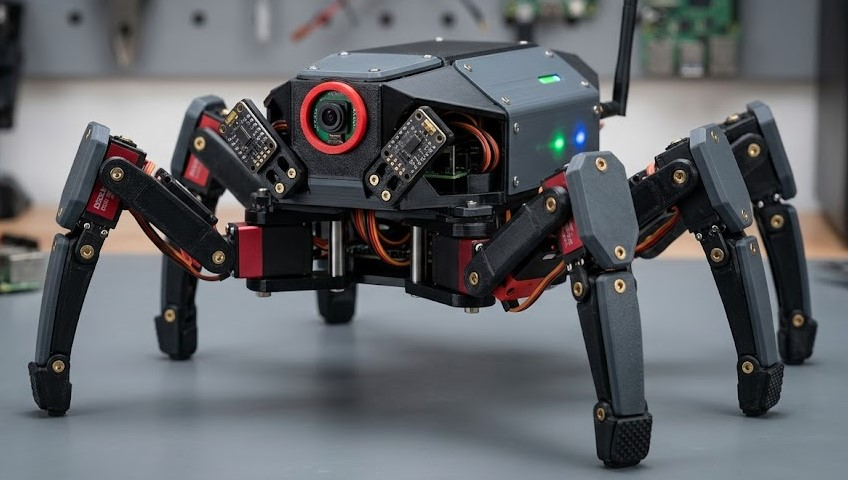
#> input picture watermarked_img_6003007774428129105.jpg, 848 x 480 px, given in place of the camera
$ python Spider_Robot_Vision.py
#> lines starting #> are read from the running program, lines starting #| are printed output that depends on the picture; after the words box and inside, x2 and y2 are one past the last pixel; in counts of white or black regions, pixels touching at a corner belong together
import cv2
import numpy as np
import time

GREEN = (0, 255, 0)
RED = (0, 0, 255)
BLUE = (255, 0, 0)

camera = cv2.VideoCapture(0)

if not camera.isOpened():
    print("Camera not found.")
    exit()

previous_time = time.time()

while True:

    success, frame = camera.read()
#> frame is the input picture: shape (480, 848, 3); mean B, G, R 103.5, 99.3, 96.8

    if not success:
        break

    hsv = cv2.cvtColor(frame, cv2.COLOR_BGR2HSV)
#> hsv: shape (480, 848, 3); mean H, S, V 93, 46.1, 107.8

    height, width = frame.shape[:2]
#> height = 480; width = 848

    # -------------------------
    # FPS Counter
    # -------------------------

    current_time = time.time()
    fps = 1 / (current_time - previous_time)
    previous_time = current_time

    # -------------------------
    # Crosshair
    # -------------------------

    frame_center_x = width // 2
#> frame_center_x = 424
    frame_center_y = height // 2
#> frame_center_y = 240

    lower_red = np.array([0, 120, 70])
    upper_red = np.array([10, 255, 255])

    mask = cv2.inRange(hsv, lower_red, upper_red)
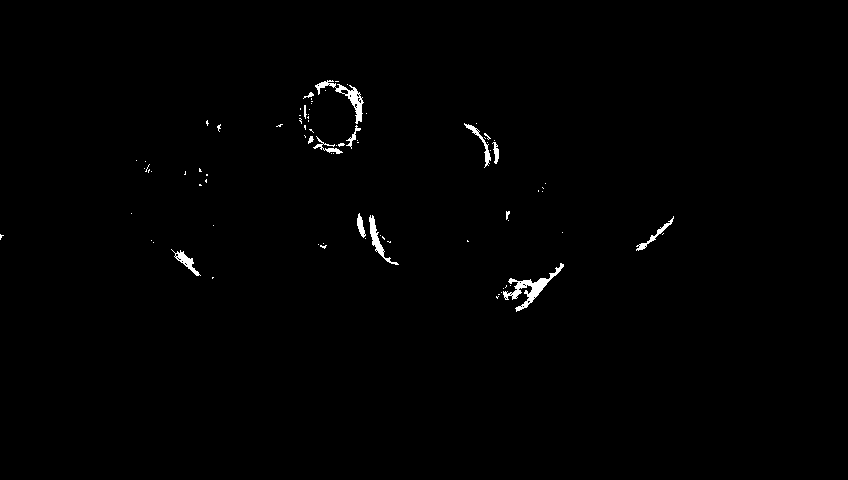
#> mask: shape (480, 848); 0.68% white; 84 white regions (70 under 20 px)

    contours, hierarchy = cv2.findContours(
        mask,
        cv2.RETR_EXTERNAL,
        cv2.CHAIN_APPROX_SIMPLE
    )
#> contours = 84 contours, 74 with area under 20; largest, box (x1, y1, x2, y2) and area: (503, 263, 564, 312) 542, (315, 80, 364, 124) 412, (369, 215, 399, 265) 238, (171, 249, 201, 276) 182, (464, 123, 491, 168) 142

    for contour in contours:

        x, y, w, h = cv2.boundingRect(contour)

        area = cv2.contourArea(contour)

        if area < 500:
             continue

        cv2.rectangle(
            frame,
            (x, y),
            (x + w, y + h),
            GREEN,
            2
        )

        center_x = x + w // 2
        center_y = y + h // 2
        error = center_x - frame_center_x
        if error > 40:
            direction = "Turn Right"
        elif error < -40:
            direction = "Turn Left"
        else:
            direction = "Go Straight"

        cv2.circle(
            frame,
            (center_x, center_y),
            5,
            GREEN,
            -1
        )

        cv2.putText(
            frame,
            f"({center_x}, {center_y})",
            (x - 10, y - 10),
            cv2.FONT_HERSHEY_SIMPLEX,
            0.5,
            GREEN,
            2
        )

        cv2.putText(
            frame,
            f"Error: {error}",
            (20, 120),
            cv2.FONT_HERSHEY_SIMPLEX,
            0.7,
            GREEN,
            2
        )

        cv2.putText(
            frame,
            direction,
            (20, 160),
            cv2.FONT_HERSHEY_SIMPLEX,
            0.8,
            BLUE,
            2
        )
#> this loop made 84 passes
#> (x, y, w, h, area, center_x, center_y, error) on pass 8: (503, 263, 61, 49, 542, 533, 287, 109)
#> (x, y, w, h, area) on passes 9, 25, 26, 27, 50, 56: (171, 249, 30, 27, 181.5), (636, 216, 38, 35, 129), (369, 215, 30, 50, 237.5), (357, 213, 9, 25, 91), (492, 142, 7, 22, 58.5), (313, 136, 30, 18, 74)
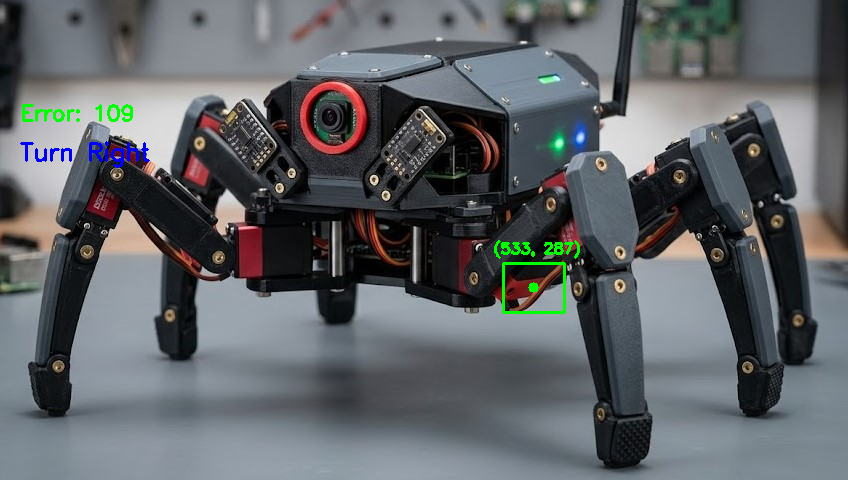
#> frame: shape (480, 848, 3); 0.72% of pixels changed, all inside (x1, y1, x2, y2) = (20, 104, 580, 314)

    cv2.line(frame, (frame_center_x-15, frame_center_y), (frame_center_x+15, frame_center_y), RED, 2)
#> frame: shape (480, 848, 3); 0.02% of pixels changed, all inside (x1, y1, x2, y2) = (408, 239, 441, 242)
    cv2.line(frame, (frame_center_x, frame_center_y-15), (frame_center_x, frame_center_y+15), RED, 2)
#> frame: shape (480, 848, 3); mean B, G, R 103.3, 99.8, 96.1
    cv2.circle(
        frame,
        (frame_center_x, frame_center_y),
        7,
        BLUE,
        -1
    )
#> frame: shape (480, 848, 3); mean B, G, R 103.4, 99.8, 96

    # -------------------------
    # Text
    # -------------------------

    cv2.putText(
        frame,
        "ARACHNE-X Mk II Vision",
        (20,40),
        cv2.FONT_HERSHEY_SIMPLEX,
        0.8,
        GREEN,
        2
    )

    cv2.putText(
        frame,
        f"FPS: {int(fps)}",
        (width-110,40),
        cv2.FONT_HERSHEY_SIMPLEX,
        0.7,
        GREEN,
        2
    )

    cv2.putText(
        frame,
        f"Resolution: {width} x {height}",
        (20,80),
        cv2.FONT_HERSHEY_SIMPLEX,
        0.7,
        GREEN,
        2
    )

    cv2.putText(
        frame,
        "Status: CAMERA ONLINE",
        (width-250,height-20),
        cv2.FONT_HERSHEY_SIMPLEX,
        0.7,
        GREEN,
        2
    )

    cv2.putText(
        frame,
        "Operator: Judah",
        (20,height-20),
        cv2.FONT_HERSHEY_SIMPLEX,
        0.7,
        GREEN,
        2
    )
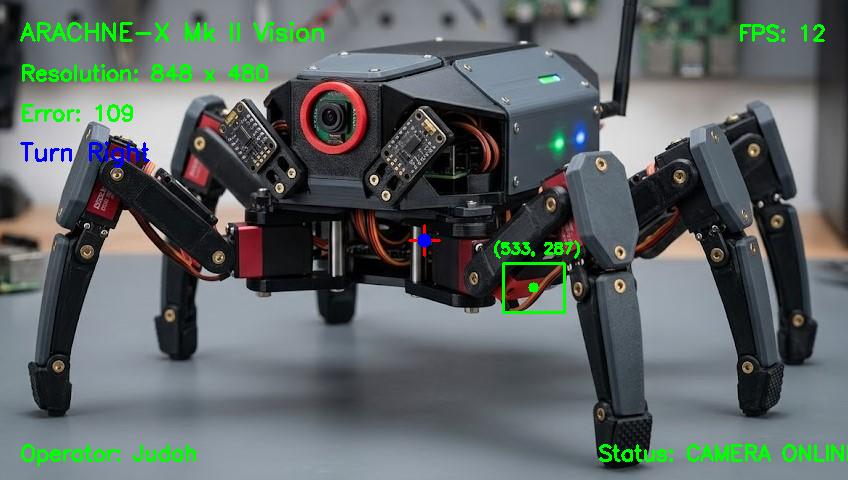
#> frame: shape (480, 848, 3); mean B, G, R 101.1, 102.2, 94

    cv2.imshow("Red Mask", mask)
    cv2.imshow("ARACHNE-X Mk II Vision", frame)

    if cv2.waitKey(1) & 0xFF in (ord('q'), ord('Q')):
#> (key q is pressed here)
        break

camera.release()
cv2.destroyAllWindows()
